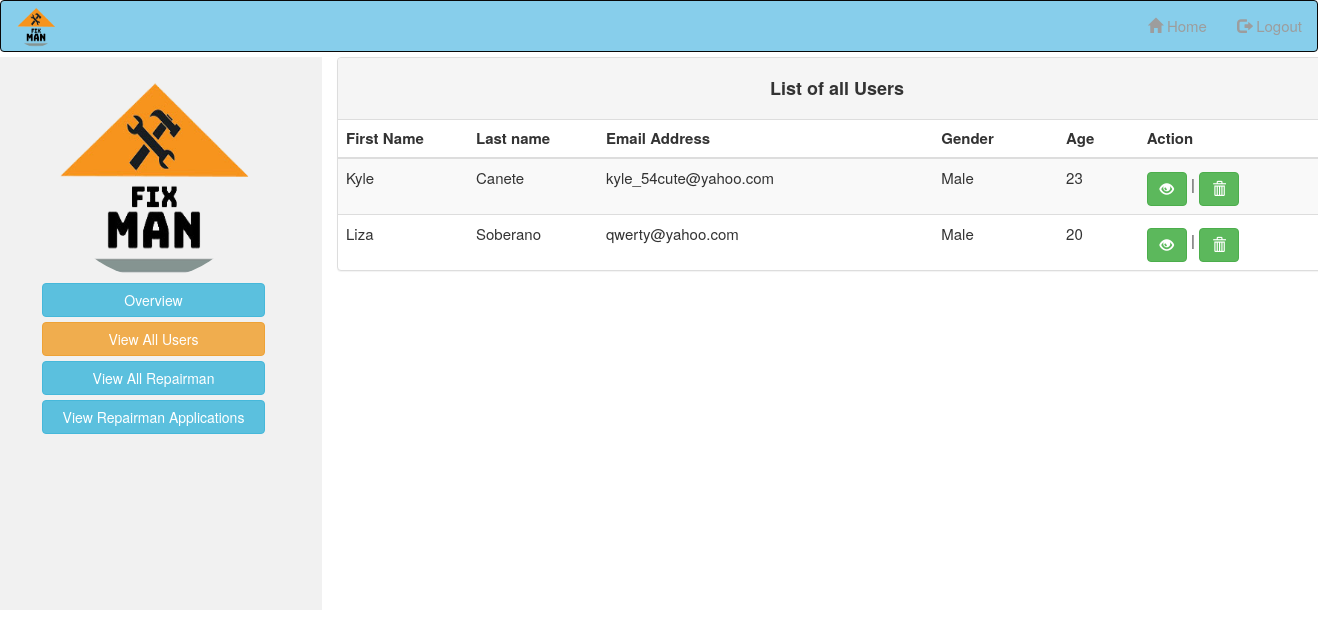
The app's page /admin/adminviewusers.php (signed in) with its own data.
### tables this page shows
CREATE TABLE `users` (
  `userid` int(11) NOT NULL,
  `fname` varchar(50) NOT NULL,
  `mname` varchar(50) NOT NULL,
  `lname` varchar(50) NOT NULL,
  `age` int(11) NOT NULL,
  `bdate` date NOT NULL,
  `address` varchar(50) NOT NULL,
  `contactno` varchar(50) NOT NULL,
  `gender` varchar(50) NOT NULL,
  `username` varchar(50) NOT NULL,
  `password` varchar(50) NOT NULL,
  `email` varchar(50) NOT NULL,
  `user_type` varchar(50) NOT NULL,
  `profilepix` varchar(200) NOT NULL,
  `code` varchar(10) NOT NULL,
  `status` varchar(50) NOT NULL
);

### admin/adminviewusers.php (the view, shortened to what this page needs)
<?php
	include('../config.php');
	$result = mysqli_query($database, "SELECT * FROM users WHERE user_type = 'Customer' AND status = 'Verified' ORDER BY userid DESC");
	$badge = mysqli_query($database, "SELECT * FROM repairman WHERE status='Pending'");
	$count = mysqli_num_rows($badge);
?>
<!DOCTYPE html>
<html>
<head>
		  <link rel="stylesheet" href="https://maxcdn.bootstrapcdn.com/bootstrap/3.4.1/css/bootstrap.min.css">
</head>
<body>
<?php include('adminheader.php')?>
<div class="row" style="margin-top:-15px">
	<div class="col-sm-3 text-center" style="background-color:#F1F1F1;height:553px"><br>
		<div class="image">
			<img src="../images/mana.png" style="height:200px;width:200px;border-radius:100px">
		</div>
		<a class="btn btn-info" href="adminhomepage.php">Overview</a><br>
		<a class="btn btn-warning" href="adminviewusers.php">View All Users</a><br>
		<a class="btn btn-info" href="adminviewrepairman.php">View All Repairman</a><br>
		<a class="btn btn-info" href="adminviewapplications.php">View Repairman Applications <span class="badge badge-light" style="background-color:red"><?php if(mysqli_num_rows($badge) != 0){echo $count;}else{}?></span></a>
	</div>
	<div class="col-md-7">
		<div class="panel panel-default" style="width:1000px">
		  <div class="panel-heading" align="center"><h4><b>List of all Users</b></h4></div>
		    <table class="table table-striped">
			  <thead>
			    <tr>
			      <th width="130px">First Name</th>
			      <th width="130px">Last name</th>
			      <th>Email Address</th>
			      <th>Gender</th>
			      <th>Age</th>
			      <th>Action</th>
			    </tr>
			  </thead>
			  <tbody>
			    <?php
					while ($res = mysqli_fetch_array($result))
					{
						echo "<tr>";
						echo "<td>".$res['fname']."</td>";
						echo "<td>".$res['lname']."</td>";
						echo "<td>".$res['email']."</td>";
						echo "<td>".$res['gender']."</td>";
						echo "<td>".$res['age']."</td>";
						echo "<td><a style='width:40px' class='btn btn-success' href=\"viewuserprofile.php?userid=$res[userid]\"><span class='glyphicon glyphicon-eye-open'></span></a> | <a style='width:40px' class='btn btn-success' href=\"adminviewcustomers.php?userid=$res[userid]\"onClick=\"return confirm('Are you sure you want to delete customer?')\"><span class='glyphicon glyphicon-trash'></span></a></td>";
						echo '</tr>';
					}
				?>
			  </tbody>
		  </table>
		</div>
	</div>
</div>
</body>
</html>

### admin/adminviewusers.php (style rules this page uses)
body { font-family: Century Gothic, Arial, sans-serif, !important; height: auto; background-position: center; background-repeat: no-repeat; background-size: cover; font-size: 1.5em !important; }
.btn { width: 223px; margin-top:5px; }

### records on screen
users: fname "Kyle", lname "Canete", email "kyle_54cute@yahoo.com", gender "Male", age "23"
users: fname "Liza", lname "Soberano", email "qwerty@yahoo.com", gender "Male", age "20"
